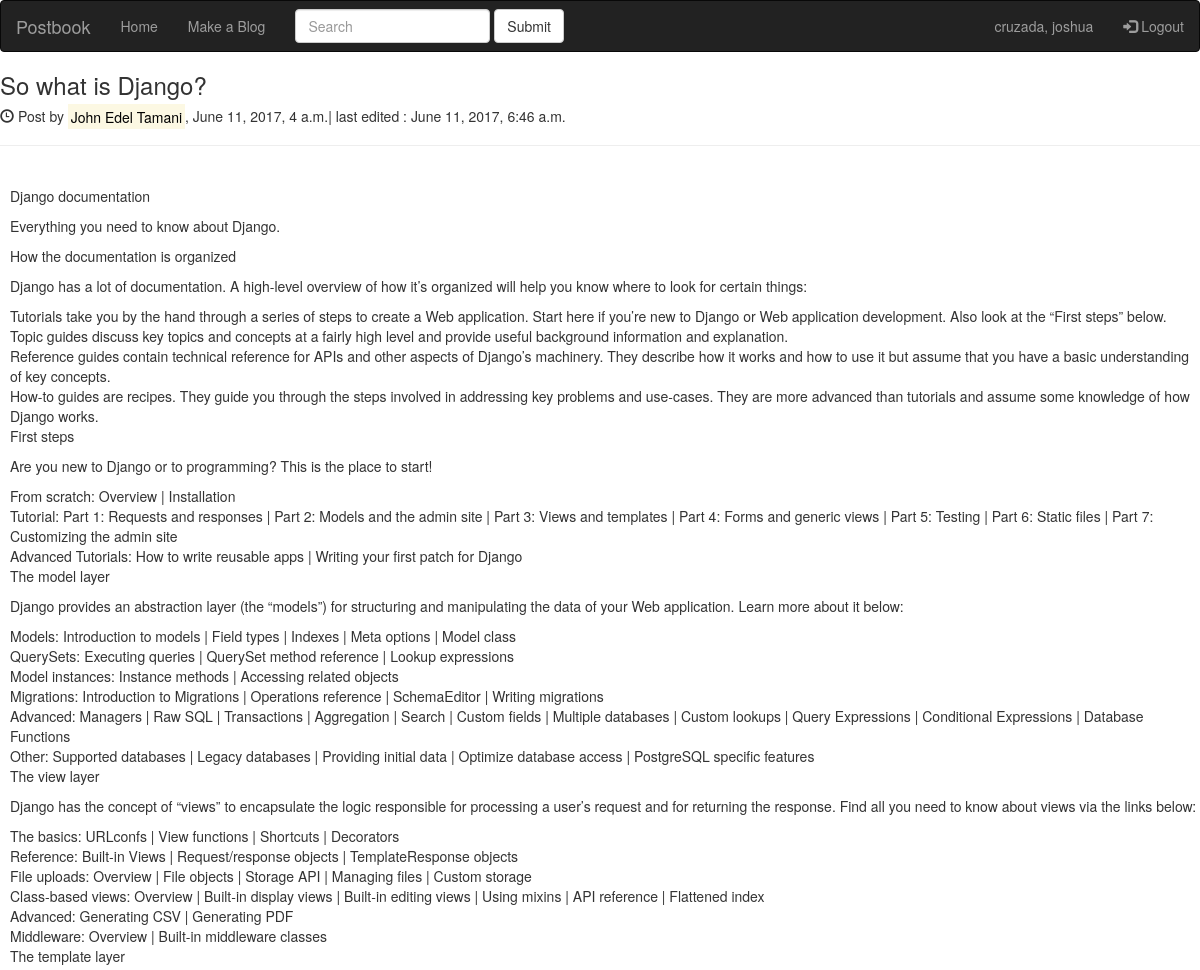
Before: /blog/2/ (signed in, upper part) with the older database file.
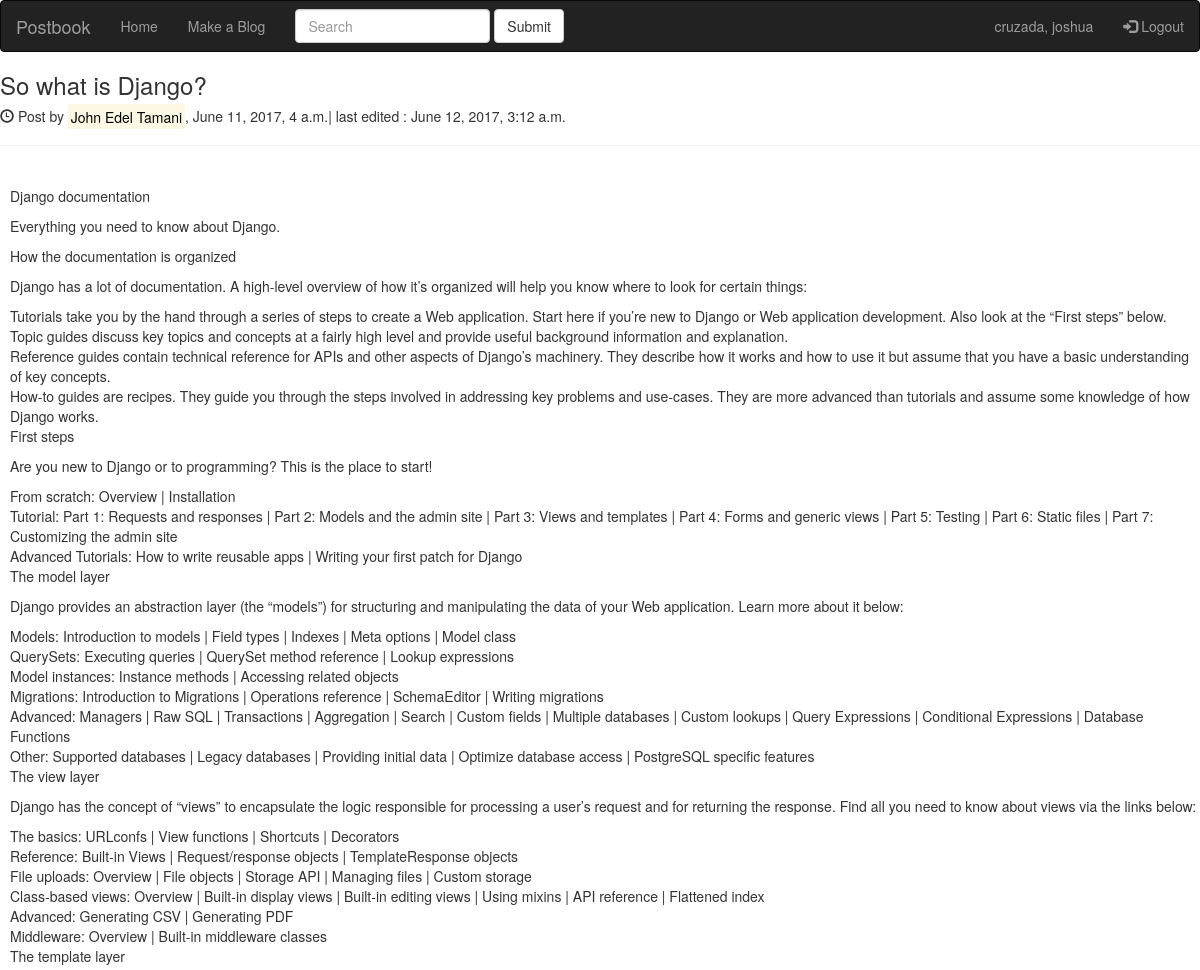
After: the same page with the newer database file.
### blog/models.py (models this page shows, shortened)
class Post(models.Model):
    author = models.ForeignKey(Author, on_delete = models.CASCADE)
    cdate = models.DateTimeField(editable=False)
    edate = models.DateTimeField()
    title = models.CharField(max_length = 100)
    content = models.TextField()

class Author(models.Model):
    first_name = models.CharField(max_length=100)
    last_name = models.CharField(max_length=100)
    password = models.CharField(max_length=100)
    username = models.CharField(max_length=100, primary_key= True)

### blog/views.py (the view, shortened to what this page needs)
# urls.py: url(r'^(?P<Post_id>[0-9]+)/$', views.specific, name='detail'),
def specific(request, Post_id):
    post = Post.objects.get(id = Post_id)
    return render(request, 'key_blog.html', {'post':post,'comments':Comments.objects.filter(Ppost = post),'user': Author.objects.get(username=request.session['username'])})

### blog/templates/key_blog.html (shortened to what this page needs)
{% extends 'base.html' %}
{% block uname %}{{ user.last_name}}, {{ user.first_name }}{% endblock %}
{% block body %}
        <h3>{{ post.title }}</h3>
        <h5><span class="glyphicon glyphicon-time"></span> Post by <mark>{{ post.author.first_name }} {{ post.author.last_name }}</mark>, {{ post.cdate }}| last edited : {{ post.edate }}</h5>
        <hr>
        <div style = "margin-left:10px">
            <br>
            {{ post.content|linebreaks }}
        </div>
    <p><span class="badge">{{ comments|length }}</span> Comments:</p><br>
{% endblock %}

Changed rows visible on the page:
changed Post "So what is Django?": edate "June 11, 2017, 6:46 a.m." → "June 12, 2017, 3:12 a.m."
